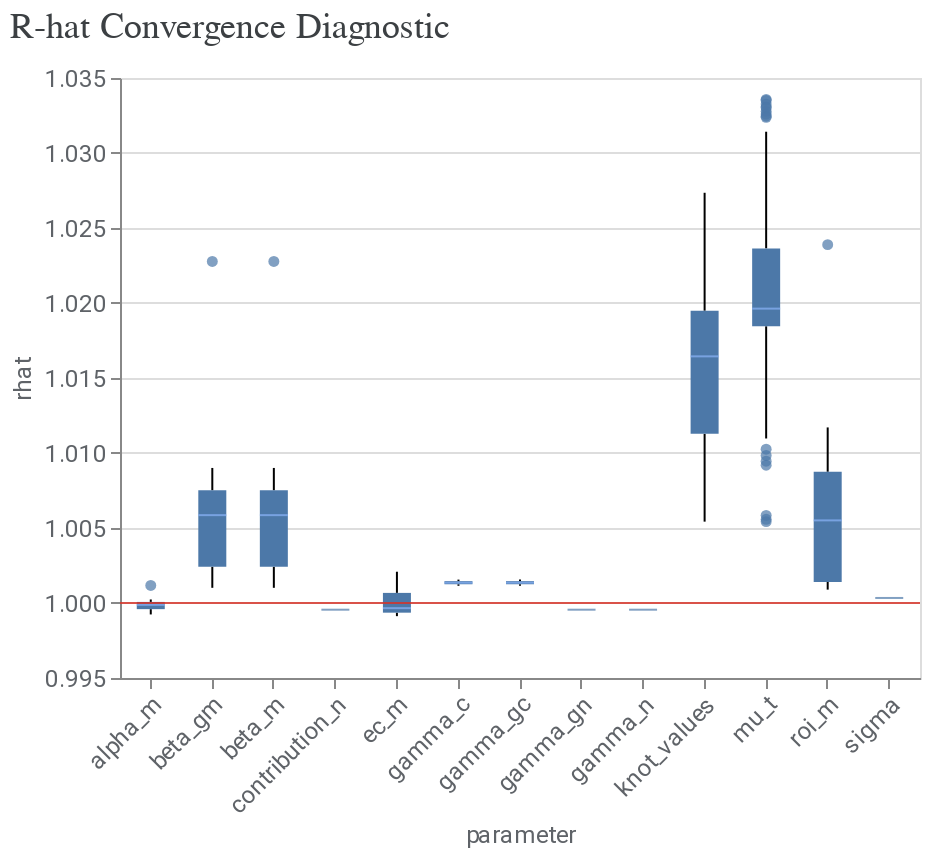

Source (notebook cell):
### Markdown cell above
### 5.1 rhat

### Code cell
model_diagnostics = visualizer.ModelDiagnostics(mmm)
model_diagnostics.plot_rhat_boxplot()

### Figure 1 — Vega-Lite specification as saved in the notebook (floating-point values rounded to 4 significant figures; data arrays with more than 128 entries replaced by an {"elided": "..."} marker saying what was removed)
{"config": {"view": {"continuousWidth": 300, "continuousHeight": 300}, "axis": {"labelColor": "#5F6368", "labelFont": "Roboto", "labelFontSize": 12, "titleColor": "#5F6368", "titleFont": "Roboto", "titleFontSize": 12, "titleFontWeight": "normal"}}, "layer": [{"data": {"name": "data-7e7ec6116a9769648b95603c8d55e718"}, "mark": {"type": "boxplot", "median": {"color": "#8AB4F8"}, "outliers": {"filled": true}}, "encoding": {"x": {"axis": {"labelAngle": -45}, "field": "parameter", "type": "nominal"}, "y": {"field": "rhat", "scale": {"zero": false}, "type": "quantitative"}}}, {"data": {"name": "empty"}, "mark": {"type": "rule", "color": "#D93025", "opacity": 0.8}, "encoding": {"y": {"datum": 1}}}], "title": {"text": "R-hat Convergence Diagnostic", "anchor": "start", "color": "#3C4043", "font": "Google Sans Display", "fontSize": 18, "fontWeight": "normal", "offset": 10}, "width": 400, "$schema": "https://vega.github.io/schema/vega-lite/v5.20.1.json", "datasets": {"data-7e7ec6116a9769648b95603c8d55e718": {"elided": "243 records"}, "empty": [{}]}}
